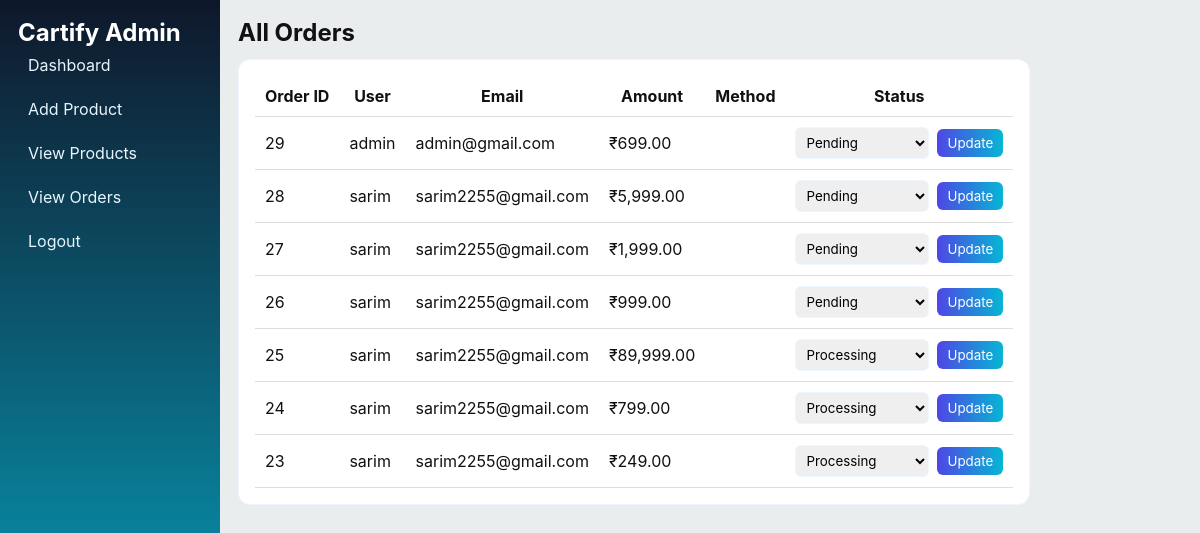
Screenshot of /cartify/admin/vieworders.php (signed in) with the database file from the repository.
### tables this page shows
CREATE TABLE `payments` (
  `id` int(11) NOT NULL,
  `order_id` int(11) NOT NULL,
  `user_id` int(11) NOT NULL,
  `total_amount` int(11) NOT NULL,
  `payment_method` enum('cashon') NOT NULL,
  `created_at` timestamp NOT NULL DEFAULT current_timestamp() ON UPDATE current_timestamp(),
  `status` varchar(50) NOT NULL DEFAULT 'Pending'
);

CREATE TABLE `users` (
  `id` int(11) NOT NULL,
  `name` varchar(100) NOT NULL,
  `email` varchar(255) NOT NULL,
  `password` varchar(255) NOT NULL,
  `phone` varchar(255) NOT NULL,
  `address` text NOT NULL,
  `role` enum('admin','user') NOT NULL,
  `created_at` timestamp NOT NULL DEFAULT current_timestamp() ON UPDATE current_timestamp(),
  `profile_img` varchar(255) DEFAULT 'default.png'
);

### cartify/admin/vieworders.php (the view, shortened to what this page needs)
<?php
include "../db.php";
$sql = "SELECT p.*, u.name AS user_name, u.email AS user_email
        FROM payments p
        JOIN users u ON p.user_id = u.id
        ORDER BY p.order_id DESC";
$result = mysqli_query($conn, $sql);
?>
<!DOCTYPE html>
<html>
<head>
<link rel="stylesheet" href="../assets/theme.css">
</head>
<body>
<div class="admin-layout">
  <aside class="sidebar">
    <h2>Cartify Admin</h2>
    <a href="dashboard.php">Dashboard</a>
    <a href="addproduct.php">Add Product</a>
    <a href="displayproduct.php">View Products</a>
    <a href="vieworders.php">View Orders</a>
    <a href="../logout.php">Logout</a>
  </aside>
  <main class="main">
    <h2>All Orders</h2>
    <div class="card" style="margin-top:12px;">
      <div style="overflow-x:auto;">
        <table class="table">
          <thead>
            <tr>
              <th>Order ID</th>
              <th>User</th>
              <th>Email</th>
              <th>Amount</th>
              <th>Method</th>
              <th>Status</th>
            </tr>
          </thead>
          <tbody>
          <?php while($row = mysqli_fetch_assoc($result)): ?>
            <tr>
              <td><?= $row['order_id'] ?></td>
              <td><?= htmlspecialchars($row['user_name']) ?></td>
              <td><?= htmlspecialchars($row['user_email']) ?></td>
              <td>₹<?= number_format($row['total_amount'],2) ?></td>
              <td><?= ucfirst(htmlspecialchars($row['payment_method'])) ?></td>
              <td>
                <form method="post" action="update_order_status.php" style="display:flex;gap:8px;align-items:center;">
                  <select name="status" class="status-select">
                    <?php
                      $statuses = ["Pending","Processing","Shipped","Out for Delivery","Delivered","Cancelled"];
                      foreach($statuses as $s){
                          $sel = ($row['status']==$s) ? "selected" : "";
                          echo "<option value='$s' $sel>$s</option>";
                      }
                    ?>
                  </select>
                  <button class="update-btn" type="submit">Update</button>
                </form>
              </td>
            </tr>
          <?php endwhile; ?>
          </tbody>
        </table>
      </div>
    </div>
  </main>
</div>
</body>
</html>

### cartify/assets/theme.css (style rules this page uses)
* { margin: 0; padding: 0; box-sizing: border-box; font-family: Inter, Arial, Helvetica, sans-serif; }
:root { --primary: #131921; --secondary: #232f3e; --accent: #febd69; --accent-dark: #f3a847; --danger: #b12704; --bg: #eaeded; --card: #ffffff; --muted: #6b7280; --radius: 12px; }
body { background: var(--bg); color: #111; }
a { text-decoration: none; color: inherit; }

### cartify/admin/vieworders.php (style rules this page uses)
.admin-layout { display:flex; min-height:100vh; }
.sidebar { width:220px; background:linear-gradient(180deg,#0f172a,#06B6D4); color:#fff; padding:18px; position:fixed; height:100%; }
.sidebar a { color:#e8f5ff; display:block; padding:8px 10px; margin-bottom:8px; border-radius:8px; text-decoration:none; }
.main { margin-left:220px; padding:18px; }
.card { padding:16px; background:#fff; border-radius:12px; border:1px solid #eef6ff; }
.table { width:100%; border-collapse:collapse; }
.table th,.table td { padding:10px; border-bottom:1px solid #ddd; }
.status-select { padding:6px; border-radius:6px; border:1px solid #eef6ff; }
.update-btn { padding:6px 10px; background:linear-gradient(90deg,#4F46E5,#06B6D4); color:#fff; border:none; border-radius:6px; cursor:pointer; }

### rows the page displays
payments: order "29", user.name "admin", user.email "admin@gmail.com", total_amount "699.00"
payments: order "28", user.name "sarim", user.email "sarim2255@gmail.com", total_amount "5,999.00"
payments: order "27", user.name "sarim", user.email "sarim2255@gmail.com", total_amount "1,999.00"
payments: order "26", user.name "sarim", user.email "sarim2255@gmail.com", total_amount "999.00"
payments: order "25", user.name "sarim", user.email "sarim2255@gmail.com", total_amount "89,999.00"
payments: order "24", user.name "sarim", user.email "sarim2255@gmail.com", total_amount "799.00"
payments: order "23", user.name "sarim", user.email "sarim2255@gmail.com", total_amount "249.00"

### other values shown
form field status "Pending"
form field status "Processing"
